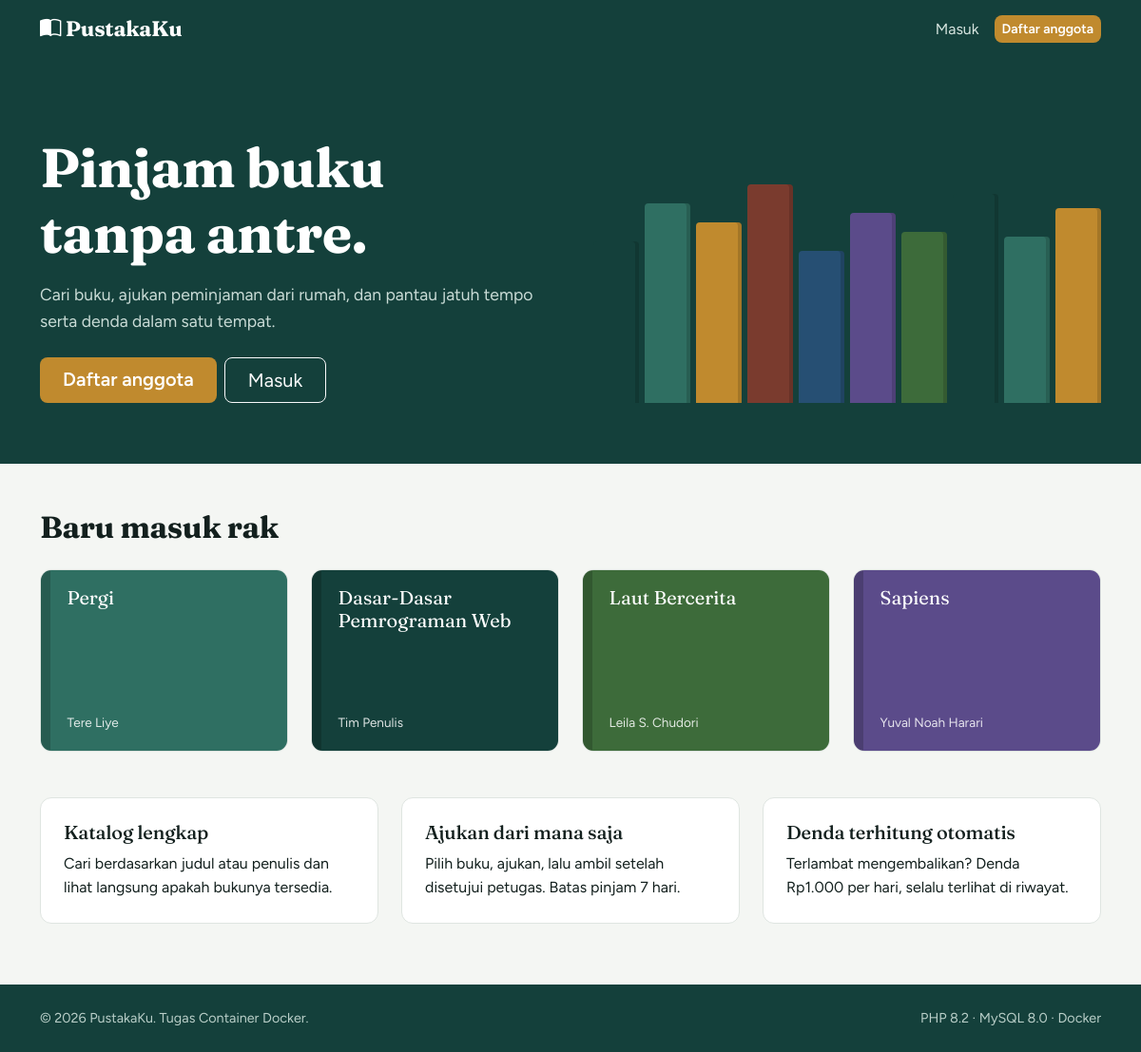
The page / on the database its author committed.
### tables this page shows
CREATE TABLE books (
  id INT AUTO_INCREMENT PRIMARY KEY,
  judul VARCHAR(200) NOT NULL,
  penulis VARCHAR(100) NOT NULL,
  penerbit VARCHAR(100),
  tahun INT,
  kategori VARCHAR(50),
  stok INT NOT NULL DEFAULT 0,
  created_at TIMESTAMP DEFAULT CURRENT_TIMESTAMP
);

### src/includes/config.php (called while the page is built, shortened)
<?php
function e($teks) { return htmlspecialchars((string)$teks, ENT_QUOTES, 'UTF-8'); }
function rupiah($angka) { return 'Rp' . number_format((int)$angka, 0, ',', '.'); }

### src/index.php (the view, shortened to what this page needs)
<?php
require __DIR__ . '/includes/header.php';
$warna = ['#14403b', '#2f6f62', '#c08a2e', '#7a3b2e', '#264f73', '#5b4b8a', '#3d6b3a'];
$tinggi = [170, 210, 190, 230, 160, 200, 180, 220, 175, 205];
$terbaru = $db->query("SELECT * FROM books ORDER BY id DESC LIMIT 4");
?>
<section class="hero">
  <div class="container">
    <div class="row align-items-end g-5">
      <div class="col-lg-6">
        <h1>Pinjam buku tanpa antre.</h1>
        <p class="mt-3">Cari buku, ajukan peminjaman dari rumah, dan pantau jatuh tempo serta denda dalam satu tempat.</p>
        <div class="d-flex gap-2 mt-4">
          <a href="/register.php" class="btn btn-brass btn-lg px-4">Daftar anggota</a>
          <a href="/login.php" class="btn btn-outline-light btn-lg px-4">Masuk</a>
        </div>
      </div>
      <div class="col-lg-6">
        <div class="shelf" aria-hidden="true">
          <?php foreach ($tinggi as $i => $t): ?>
            <div class="spine" style="height:<?= $t ?>px;background:<?= $warna[$i % count($warna)] ?>"></div>
          <?php endforeach; ?>
        </div>
      </div>
    </div>
  </div>
</section>
<div class="container mt-5">
  <h2 class="mb-4">Baru masuk rak</h2>
  <div class="row g-4">
    <?php while ($b = $terbaru->fetch_assoc()): ?>
      <div class="col-6 col-lg-3">
        <div class="book">
          <div class="book-cover" style="background:<?= $warna[$b['id'] % count($warna)] ?>">
            <div class="judul"><?= e($b['judul']) ?></div>
            <div class="penulis"><?= e($b['penulis']) ?></div>
          </div>
        </div>
      </div>
    <?php endwhile; ?>
  </div>
  <div class="row g-4 mt-4">
    <div class="col-md-4"><div class="panel h-100"><h3 class="h5">Katalog lengkap</h3><p class="mb-0">Cari berdasarkan judul atau penulis dan lihat langsung apakah bukunya tersedia.</p></div></div>
    <div class="col-md-4"><div class="panel h-100"><h3 class="h5">Ajukan dari mana saja</h3><p class="mb-0">Pilih buku, ajukan, lalu ambil setelah disetujui petugas. Batas pinjam <?= LAMA_PINJAM ?> hari.</p></div></div>
    <div class="col-md-4"><div class="panel h-100"><h3 class="h5">Denda terhitung otomatis</h3><p class="mb-0">Terlambat mengembalikan? Denda <?= rupiah(DENDA_PER_HARI) ?> per hari, selalu terlihat di riwayat.</p></div></div>
  </div>
</div>
<?php require __DIR__ . '/includes/footer.php'; ?>

### src/assets/css/app.css (style rules this page uses)
:root { --forest:#14403b; --moss:#2f6f62; --brass:#c08a2e; --brass-dark:#a1731f; --paper:#f4f6f3; --ink:#13201e; --line:#dfe5e1; }
body { font-family:'Figtree',sans-serif;background:var(--paper);color:var(--ink);line-height:1.6 }
h1,h2,h3,h4,.brand { font-family:'Fraunces',serif;font-weight:700;letter-spacing:-.01em }
a { color:var(--moss) }
.btn-brass { background:var(--brass);color:#fff;border:0;border-radius:8px;font-weight:600 }
.hero { background:var(--forest);color:#fff;padding:5rem 0 4rem;position:relative;overflow:hidden }
.hero h1 { font-size:clamp(2.2rem,5vw,3.6rem);max-width:15ch }
.hero p { color:#c9dbd6;max-width:46ch;font-size:1.1rem }
.shelf { display:flex;align-items:flex-end;gap:6px;height:230px }
.spine { flex:1;border-radius:4px 4px 0 0;min-width:22px;box-shadow:inset -4px 0 0 rgba(0,0,0,.15) }
.panel { background:#fff;border:1px solid var(--line);border-radius:12px;padding:1.5rem }
.book { background:#fff;border:1px solid var(--line);border-radius:12px;overflow:hidden;height:100%;display:flex;flex-direction:column }
.book-cover { height:190px;padding:1.1rem;color:#fff;display:flex;flex-direction:column;justify-content:space-between; border-left:10px solid rgba(0,0,0,.18) }
.book-cover .judul { font-family:'Fraunces',serif;font-size:1.25rem;line-height:1.2 }
.book-cover .penulis { font-size:.85rem;opacity:.85 }

### rows shown on the page
books: judul "Pergi", penulis "Tere Liye"
books: judul "Dasar-Dasar Pemrograman Web", penulis "Tim Penulis"
books: judul "Laut Bercerita", penulis "Leila S. Chudori"
books: judul "Sapiens", penulis "Yuval Noah Harari"

### other values the page prints
LAMA_PINJAM "7"
rupiah(DENDA_PER_HARI) "Rp1.000"
